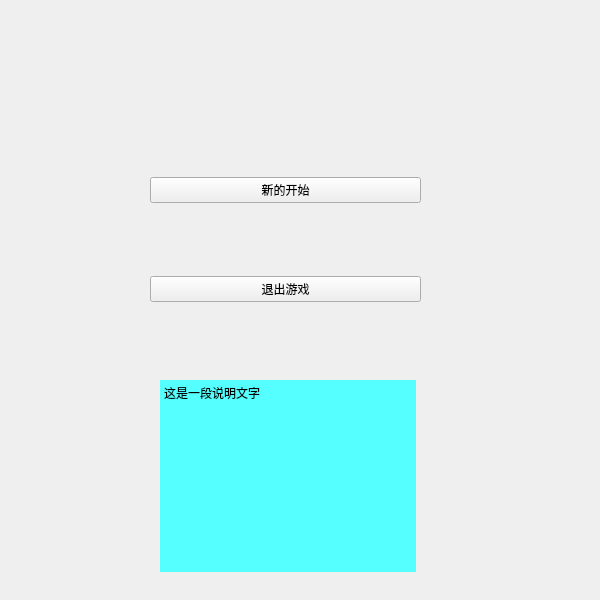
<?xml version="1.0" encoding="UTF-8"?>
<ui version="4.0">
 <class>Widget</class>
 <widget class="QWidget" name="Widget">
  <property name="geometry">
   <rect>
    <x>0</x>
    <y>0</y>
    <width>600</width>
    <height>600</height>
   </rect>
  </property>
  <property name="windowTitle">
   <string>探索迷宫</string>
  </property>
  <widget class="QTextBrowser" name="textBrowser">
   <property name="geometry">
    <rect>
     <x>160</x>
     <y>380</y>
     <width>256</width>
     <height>192</height>
    </rect>
   </property>
   <property name="autoFillBackground">
    <bool>false</bool>
   </property>
   <property name="styleSheet">
    <string notr="true">border: none;
background-color: rgb(85, 255, 255);</string>
   </property>
   <property name="frameShadow">
    <enum>QFrame::Sunken</enum>
   </property>
   <property name="html">
    <string>&lt;!DOCTYPE HTML PUBLIC &quot;-//W3C//DTD HTML 4.0//EN&quot; &quot;http://www.w3.org/TR/REC-html40/strict.dtd&quot;&gt;
&lt;html&gt;&lt;head&gt;&lt;meta name=&quot;qrichtext&quot; content=&quot;1&quot; /&gt;&lt;meta charset=&quot;utf-8&quot; /&gt;&lt;style type=&quot;text/css&quot;&gt;
p, li { white-space: pre-wrap; }
hr { height: 1px; border-width: 0; }
li.unchecked::marker { content: &quot;\2610&quot;; }
li.checked::marker { content: &quot;\2612&quot;; }
&lt;/style&gt;&lt;/head&gt;&lt;body style=&quot; font-family:'Microsoft YaHei UI'; font-size:9pt; font-weight:400; font-style:normal;&quot;&gt;
&lt;p style=&quot; margin-top:0px; margin-bottom:0px; margin-left:0px; margin-right:0px; -qt-block-indent:0; text-indent:0px;&quot;&gt;这是一段说明文字&lt;/p&gt;&lt;/body&gt;&lt;/html&gt;</string>
   </property>
  </widget>
  <widget class="QWidget" name="layoutWidget">
   <property name="geometry">
    <rect>
     <x>150</x>
     <y>110</y>
     <width>271</width>
     <height>261</height>
    </rect>
   </property>
   <layout class="QVBoxLayout" name="verticalLayout">
    <item>
     <widget class="QPushButton" name="pushButton">
      <property name="layoutDirection">
       <enum>Qt::LeftToRight</enum>
      </property>
      <property name="text">
       <string>新的开始</string>
      </property>
     </widget>
    </item>
    <item>
     <widget class="QPushButton" name="pushButton_3">
      <property name="text">
       <string>退出游戏</string>
      </property>
     </widget>
    </item>
   </layout>
  </widget>
 </widget>
 <resources/>
 <connections>
  <connection>
   <sender>pushButton_3</sender>
   <signal>clicked()</signal>
   <receiver>Widget</receiver>
   <slot>close()</slot>
   <hints>
    <hint type="sourcelabel">
     <x>285</x>
     <y>309</y>
    </hint>
    <hint type="destinationlabel">
     <x>299</x>
     <y>299</y>
    </hint>
   </hints>
  </connection>
 </connections>
</ui>
